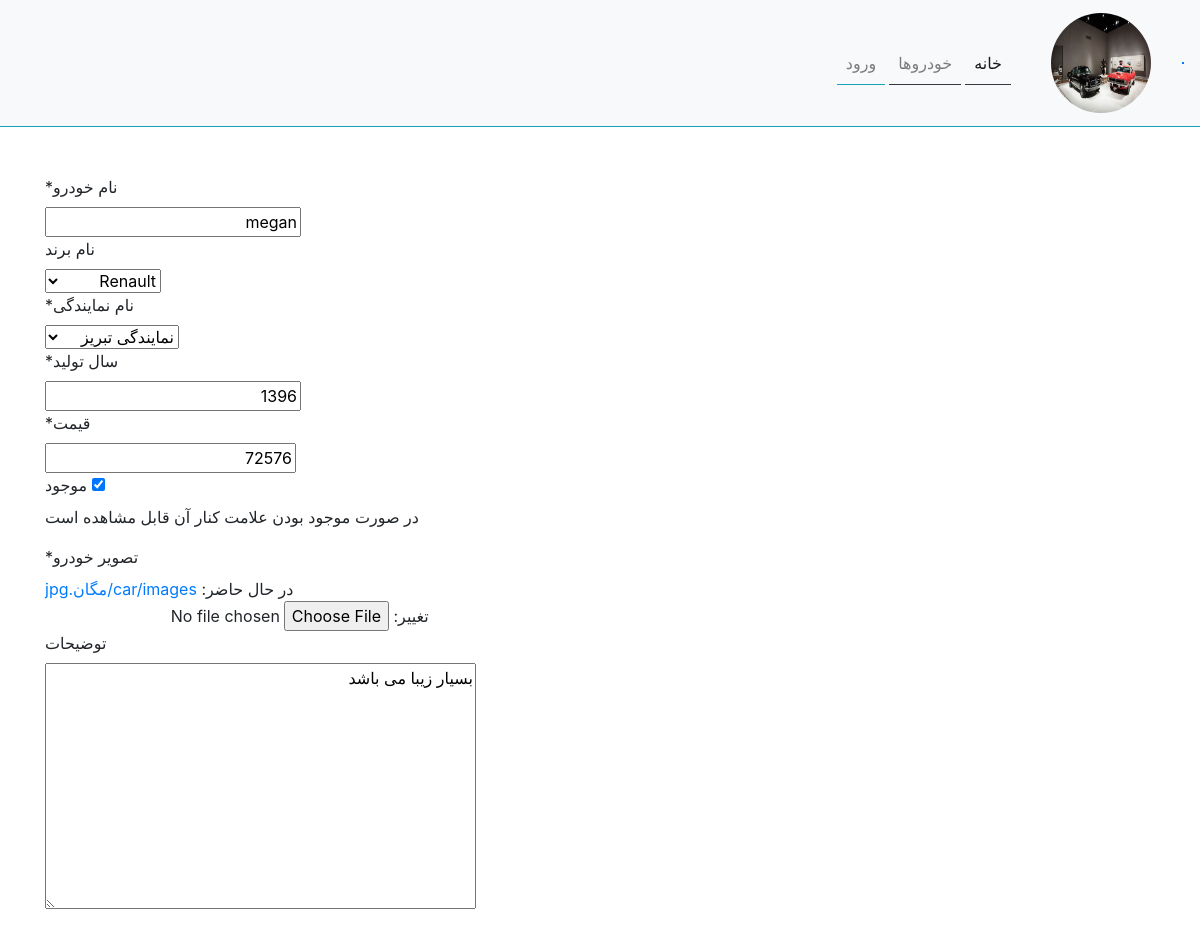
Page /edit/megan/ on the committed database.
### app_car/models.py (models this page shows, shortened)
class Car(models.Model):
    slug = models.SlugField(verbose_name="پیوند یکتا", null=True, blank=True, allow_unicode=True)
    code = models.PositiveSmallIntegerField(verbose_name="کد خودرو", null=True, unique=True, blank=True)
    name = models.CharField(max_length=30, verbose_name="نام خودرو", null=True)
    company = models.ForeignKey("Company", verbose_name="نام برند", on_delete=models.SET_NULL, null=True, blank=True,\
    related_name='cars')
    agency = models.ForeignKey("Agency", verbose_name="نام نمایندگی", on_delete=models.CASCADE,\
    related_name='cars')
    created_at = jmodels.jDateTimeField(verbose_name="تاریخ ثبت",auto_now_add=True, null=True, blank=True )
    year = models.PositiveSmallIntegerField(verbose_name="سال تولید", null=True)
    price = models.PositiveBigIntegerField(verbose_name="قیمت", null=True)
    stock = models.BooleanField(verbose_name="موجود", default=True ,help_text="در صورت موجود بودن علامت کنار آن قابل مشاهده است")
    image = models.ImageField(verbose_name="تصویر خودرو", upload_to =path_car, validators=[validat_image])
    descript = models.TextField(verbose_name="توضیحات",null=True, blank=True)
    def get_date(self):
        return self.created_at.strftime('%H:%m -- %Y/%m/%d')
    get_date.short_description="تاریخ ثبت"
    def get_image(self):
        if self.image:
            return mark_safe(f'<img src="{self.image.url}" alt="{self.name}" width="150" height="100">')
        else:
            return mark_safe('<img src="https://encrypted-tbn0.gstatic.com/images?q=tbn:ANd9GcRsNGGjrfSqqv8UjL18xS4YypbK-q7po_8oVQ&usqp=CAU" width="100" height="100">')
    get_image.short_description = 'عکس خودرو'
    class Meta:
        verbose_name = "نام خودرو"
        verbose_name_plural = "نام خودروها"

class Company(models.Model):
    name = models.CharField(max_length=50, verbose_name="نام برند", null=True)
    country = models.CharField(max_length=30, verbose_name="نام کشور تولید کننده", null=True)
    introduction = models.TextField(verbose_name="معرفی برند" ,null=True, blank=True)
    class Meta:
        verbose_name = "نام برند"
        verbose_name_plural = "نام  برندها"
    def __str__(self):
        return self.name

class Agency(models.Model):
    name = models.CharField(max_length=50, verbose_name="نام نمایندگی", null=True)
    code = models.CharField(max_length=10, verbose_name="کد نمایندگی", null=True)
    phone = models.CharField(max_length=11, verbose_name="شماره تماس", null=True)
    status = models.CharField(max_length=10, choices=LIST_STATUS, default=OFFICIAL)
    address = models.TextField(null=True)
    url_site = models.URLField()
    class Meta:
        verbose_name = "نام نمایندگی"
        verbose_name_plural = "نام نمایندگی ها"
    def __str__(self):
        return self.name

### app_car/views.py (the view)
# urls.py: path('edit/<str:slug>/', views.edit_car, name='EditCar'),
def edit_car(request, slug):
    template_name = 'app_car/edit_car.html'
    car = get_object_or_404(Car, slug=slug)
    form = EditCarForm(request.POST or None, request.FILES or None, instance=car)
    if request.method=='POST':
        if form.is_valid():
            form.save()
            messages.success(request, 'ماشین مورد نظر اصلاح گردید')
            return redirect('app_car:home')
    else:
        context={'form':form}
    return render(request,template_name, context )

### app_car/forms.py
class EditCarForm(ModelForm):
    class Meta:
        model = Car
        exclude = ['slug','code','created_at']

### app_car/templates/app_car/edit_car.html (shortened to what this page needs)
{% extends 'base.html' %}
{% load humanize %}
{% load crispy_forms_tags %}
{% block content %}
<form class="login100-form validate-form" method="POST" enctype='multipart/form-data'>
    {{form|crispy}}
{% endblock content %}

### rows in the picture
Car: name "megan", company "Renault", agency "نمایندگی تبریز", year "1396", price "72576", stock "☑", descript "بسیار زیبا می باشد"
